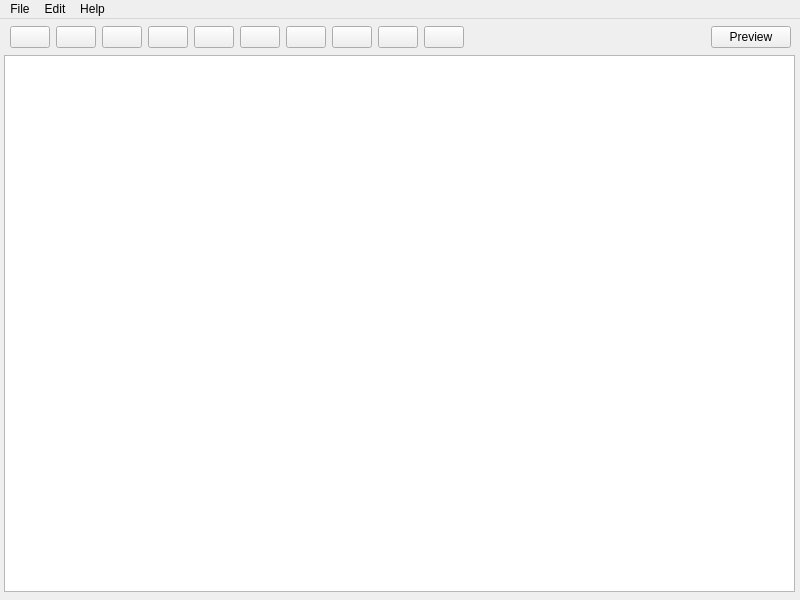
<?xml version="1.0" encoding="UTF-8"?>
<ui version="4.0">
 <class>MainWindow</class>
 <widget class="QMainWindow" name="MainWindow">
  <property name="geometry">
   <rect>
    <x>0</x>
    <y>0</y>
    <width>800</width>
    <height>600</height>
   </rect>
  </property>
  <property name="minimumSize">
   <size>
    <width>800</width>
    <height>600</height>
   </size>
  </property>
  <property name="maximumSize">
   <size>
    <width>800</width>
    <height>600</height>
   </size>
  </property>
  <property name="windowTitle">
   <string>PyMark</string>
  </property>
  <property name="windowIcon">
   <iconset resource="PyMark_resources.qrc">
    <normaloff>:/icons/PyMark_ico_32x32.png</normaloff>:/icons/PyMark_ico_32x32.png</iconset>
  </property>
  <widget class="QWidget" name="centralwidget">
   <widget class="QPlainTextEdit" name="plainTextEdit_2">
    <property name="geometry">
     <rect>
      <x>4</x>
      <y>36</y>
      <width>791</width>
      <height>537</height>
     </rect>
    </property>
   </widget>
   <widget class="QWidget" name="">
    <property name="geometry">
     <rect>
      <x>10</x>
      <y>2</y>
      <width>781</width>
      <height>32</height>
     </rect>
    </property>
    <layout class="QHBoxLayout" name="horizontalLayout">
     <item>
      <widget class="QPushButton" name="py_left">
       <property name="contextMenuPolicy">
        <enum>Qt::DefaultContextMenu</enum>
       </property>
       <property name="acceptDrops">
        <bool>false</bool>
       </property>
       <property name="toolTip">
        <string/>
       </property>
       <property name="whatsThis">
        <string/>
       </property>
       <property name="autoFillBackground">
        <bool>false</bool>
       </property>
       <property name="text">
        <string/>
       </property>
       <property name="icon">
        <iconset resource="PyMark_resources.qrc">
         <normaloff>:/Button Icons/py_left.png</normaloff>:/Button Icons/py_left.png</iconset>
       </property>
       <property name="iconSize">
        <size>
         <width>16</width>
         <height>16</height>
        </size>
       </property>
       <property name="default">
        <bool>false</bool>
       </property>
       <property name="flat">
        <bool>false</bool>
       </property>
      </widget>
     </item>
     <item>
      <widget class="QPushButton" name="pushButton">
       <property name="text">
        <string/>
       </property>
       <property name="icon">
        <iconset resource="PyMark_resources.qrc">
         <normaloff>:/Button Icons/py_cent.png</normaloff>:/Button Icons/py_cent.png</iconset>
       </property>
      </widget>
     </item>
     <item>
      <widget class="QPushButton" name="pushButton_2">
       <property name="text">
        <string/>
       </property>
       <property name="icon">
        <iconset resource="PyMark_resources.qrc">
         <normaloff>:/Button Icons/py_right.png</normaloff>:/Button Icons/py_right.png</iconset>
       </property>
      </widget>
     </item>
     <item>
      <widget class="QPushButton" name="pushButton_3">
       <property name="text">
        <string/>
       </property>
       <property name="icon">
        <iconset resource="PyMark_resources.qrc">
         <normaloff>:/Button Icons/py_just.png</normaloff>:/Button Icons/py_just.png</iconset>
       </property>
      </widget>
     </item>
     <item>
      <widget class="QPushButton" name="pushButton_4">
       <property name="text">
        <string/>
       </property>
       <property name="icon">
        <iconset resource="PyMark_resources.qrc">
         <normaloff>:/Button Icons/bold17.png</normaloff>:/Button Icons/bold17.png</iconset>
       </property>
       <property name="shortcut">
        <string>Ctrl+B</string>
       </property>
      </widget>
     </item>
     <item>
      <widget class="QPushButton" name="pushButton_10">
       <property name="text">
        <string/>
       </property>
       <property name="icon">
        <iconset resource="PyMark_resources.qrc">
         <normaloff>:/Button Icons/italic6.png</normaloff>:/Button Icons/italic6.png</iconset>
       </property>
       <property name="shortcut">
        <string>Ctrl+I</string>
       </property>
      </widget>
     </item>
     <item>
      <widget class="QPushButton" name="pushButton_6">
       <property name="text">
        <string/>
       </property>
       <property name="icon">
        <iconset resource="PyMark_resources.qrc">
         <normaloff>:/Button Icons/letteru.png</normaloff>:/Button Icons/letteru.png</iconset>
       </property>
       <property name="shortcut">
        <string>Ctrl+U</string>
       </property>
      </widget>
     </item>
     <item>
      <widget class="QPushButton" name="pushButton_8">
       <property name="text">
        <string/>
       </property>
       <property name="icon">
        <iconset resource="PyMark_resources.qrc">
         <normaloff>:/Button Icons/numbered8.png</normaloff>:/Button Icons/numbered8.png</iconset>
       </property>
      </widget>
     </item>
     <item>
      <widget class="QPushButton" name="pushButton_9">
       <property name="text">
        <string/>
       </property>
       <property name="icon">
        <iconset resource="PyMark_resources.qrc">
         <normaloff>:/Button Icons/table41.png</normaloff>:/Button Icons/table41.png</iconset>
       </property>
      </widget>
     </item>
     <item>
      <widget class="QPushButton" name="pushButton_7">
       <property name="text">
        <string/>
       </property>
       <property name="icon">
        <iconset resource="PyMark_resources.qrc">
         <normaloff>:/Button Icons/list3.png</normaloff>:/Button Icons/list3.png</iconset>
       </property>
      </widget>
     </item>
     <item>
      <spacer name="horizontalSpacer">
       <property name="orientation">
        <enum>Qt::Horizontal</enum>
       </property>
       <property name="sizeHint" stdset="0">
        <size>
         <width>40</width>
         <height>20</height>
        </size>
       </property>
      </spacer>
     </item>
     <item>
      <widget class="QPushButton" name="pushButton_5">
       <property name="text">
        <string>Preview</string>
       </property>
       <property name="shortcut">
        <string>Ctrl+R</string>
       </property>
      </widget>
     </item>
    </layout>
   </widget>
   <zorder>buttonBox</zorder>
   <zorder>plainTextEdit</zorder>
   <zorder>plainTextEdit</zorder>
   <zorder>pushButton</zorder>
   <zorder>pushButton_2</zorder>
   <zorder>pushButton_3</zorder>
   <zorder>pushButton_4</zorder>
   <zorder>py_left</zorder>
   <zorder>pushButton_6</zorder>
   <zorder>pushButton_7</zorder>
   <zorder>pushButton_8</zorder>
   <zorder>pushButton_9</zorder>
   <zorder>pushButton_10</zorder>
   <zorder>plainTextEdit_2</zorder>
  </widget>
  <widget class="QMenuBar" name="menubar">
   <property name="geometry">
    <rect>
     <x>0</x>
     <y>0</y>
     <width>800</width>
     <height>22</height>
    </rect>
   </property>
   <widget class="QMenu" name="menuFile">
    <property name="title">
     <string>File</string>
    </property>
    <addaction name="actionOpen"/>
    <addaction name="actionOpen_2"/>
    <addaction name="separator"/>
    <addaction name="actionSave"/>
    <addaction name="actionSave_as"/>
    <addaction name="actionExport_2"/>
    <addaction name="separator"/>
    <addaction name="actionPrint"/>
   </widget>
   <widget class="QMenu" name="menuEdit">
    <property name="title">
     <string>Edit</string>
    </property>
    <addaction name="actionUndo"/>
    <addaction name="actionRedo"/>
    <addaction name="separator"/>
    <addaction name="actionCut"/>
    <addaction name="actionCopy"/>
    <addaction name="actionPaste"/>
    <addaction name="actionDelete"/>
    <addaction name="actionSelect_all"/>
   </widget>
   <widget class="QMenu" name="menuHelp">
    <property name="title">
     <string>Help</string>
    </property>
   </widget>
   <addaction name="menuFile"/>
   <addaction name="menuEdit"/>
   <addaction name="menuHelp"/>
  </widget>
  <action name="actionOpen">
   <property name="text">
    <string>New...</string>
   </property>
  </action>
  <action name="actionOpen_2">
   <property name="text">
    <string>Open...</string>
   </property>
  </action>
  <action name="actionSave">
   <property name="text">
    <string>Save</string>
   </property>
  </action>
  <action name="actionSave_as">
   <property name="text">
    <string>Save As...</string>
   </property>
  </action>
  <action name="actionPrint">
   <property name="text">
    <string>Print</string>
   </property>
  </action>
  <action name="actionExport">
   <property name="text">
    <string>Export</string>
   </property>
  </action>
  <action name="actionExport_2">
   <property name="text">
    <string>Export...</string>
   </property>
  </action>
  <action name="actionUndo">
   <property name="text">
    <string>Undo</string>
   </property>
  </action>
  <action name="actionRedo">
   <property name="text">
    <string>Redo</string>
   </property>
  </action>
  <action name="actionCut">
   <property name="text">
    <string>Cut</string>
   </property>
  </action>
  <action name="actionCopy">
   <property name="text">
    <string>Copy</string>
   </property>
  </action>
  <action name="actionPaste">
   <property name="text">
    <string>Paste</string>
   </property>
  </action>
  <action name="actionDelete">
   <property name="text">
    <string>Delete</string>
   </property>
  </action>
  <action name="actionSelect_all">
   <property name="text">
    <string>Select All</string>
   </property>
  </action>
 </widget>
 <resources>
  <include location="PyMark_resources.qrc"/>
 </resources>
 <connections/>
</ui>
